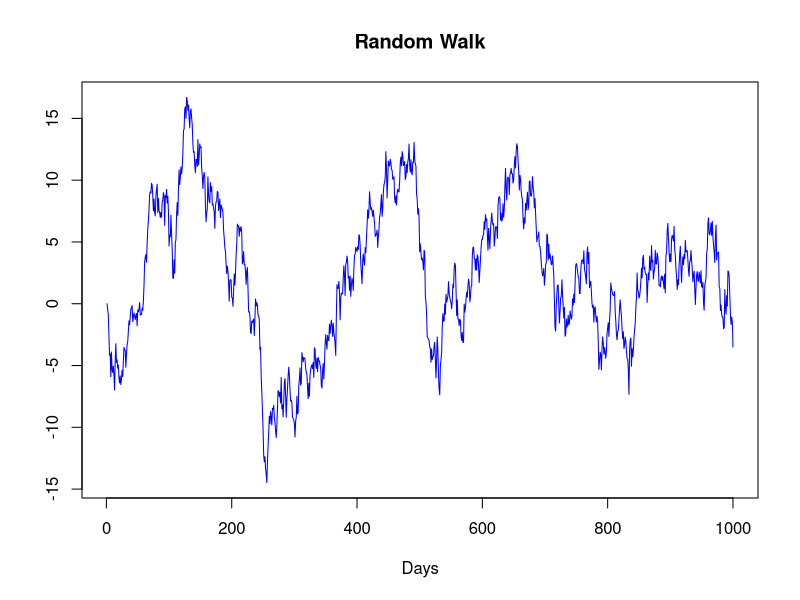
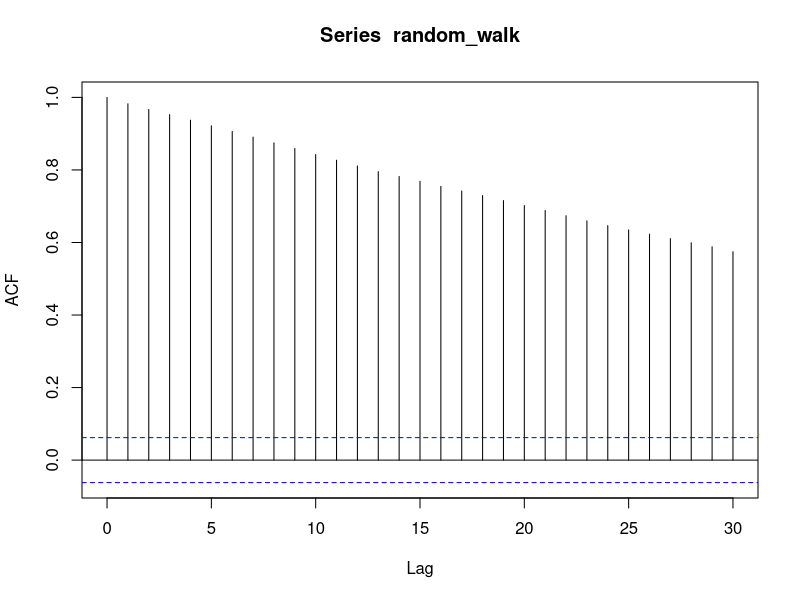
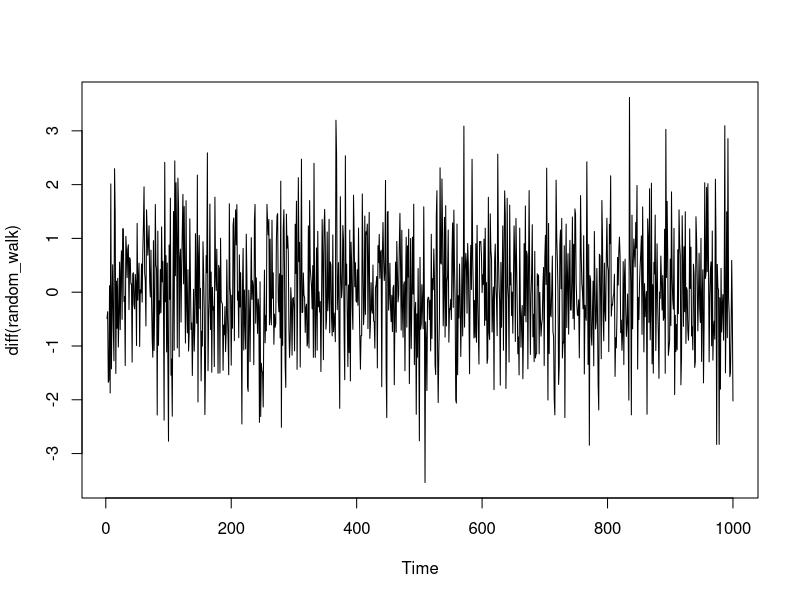
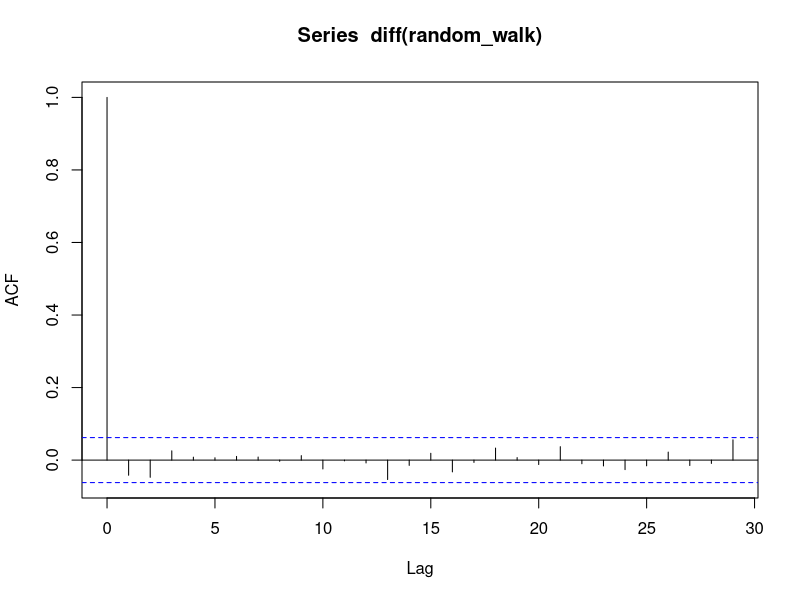
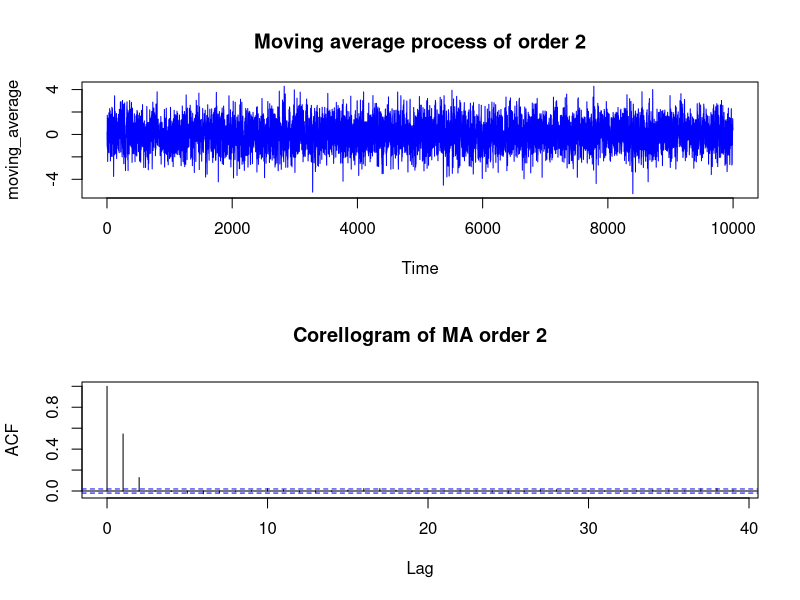

Generate these figures, in order, with R:
# Modeling Time Series

# Random Walk: X(t) = x(t-1) + Z(t) ->  White Noise (Residual) and Normally Distributed

x = NULL
x[1] = 0
for(i in 2:1000){
  x[i] = x[i-1] + rnorm(1)
}

print(x)

# Transform data to time series
random_walk = ts(x)
plot(random_walk, main= "Random Walk", ylab = '', xlab="Days", col='blue')

acf(random_walk) # High Correlation is observed and no stationarity

plot(diff(random_walk)) # 999 data points. Used to remove the trend and introduce stationarity
acf(diff(random_walk))

# Moving Average Processes

# MA(2): Moving average model of order 2 -> We consider data from 2 days back
# MA(q): q days back model

# Generate Noise
noise = rnorm(10000)

ma_2 = NULL

# Generate MA(2) process - starting from 3 bcoz process depends on 2 days back
for (i in 3:10000) {
  ma_2[i] = noise[i] + 0.7*noise[i-1] + 0.2*noise[i-2]
}

# Shift data to left by 2 units
moving_average = ma_2[3:10000]

moving_average = ts(moving_average)

# Partition as a frame of 2 rows and 1 column for graphics only
par(mfrow = c(2,1))

#Plot
plot(moving_average, main = "Moving average process of order 2", col = 'blue')
acf(moving_average, main = "Corellogram of MA order 2")

# High correlation at lag 1 and some at lag 2 and then no correlation
# MA(2) will cut correlation after lag 2